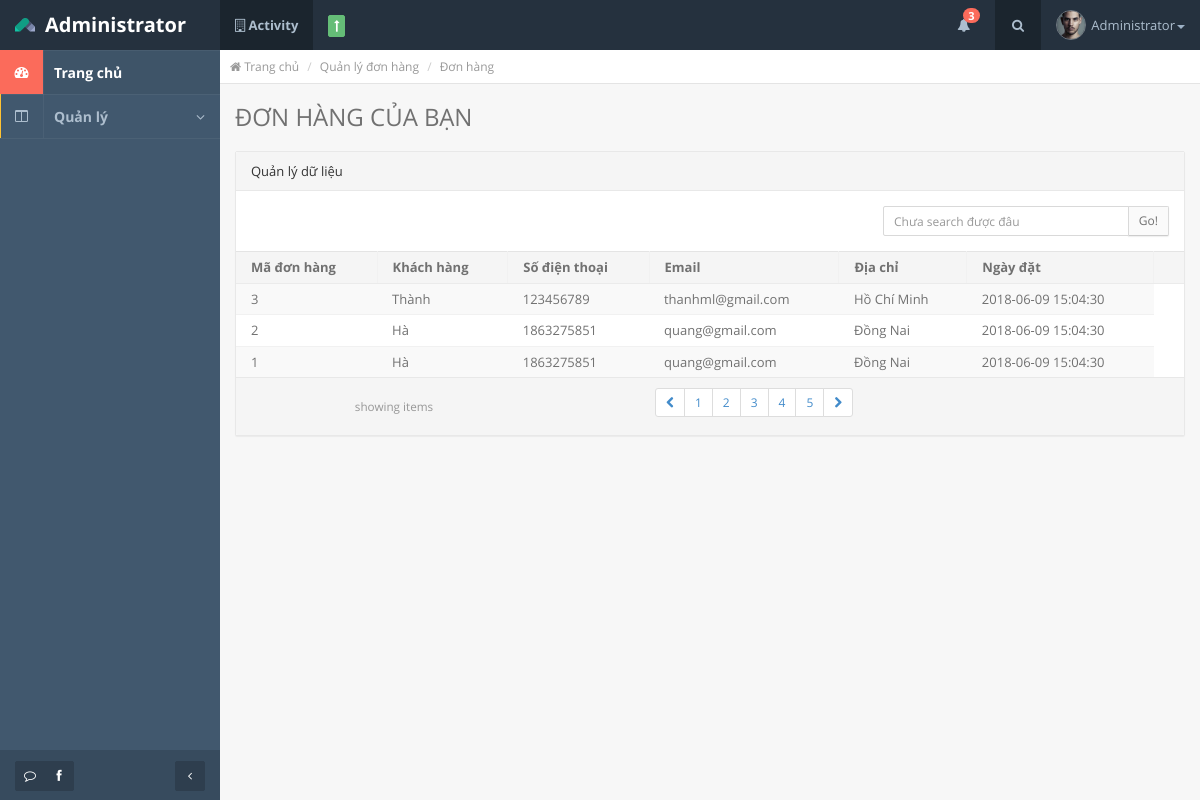
/doghome3/index.php/sanpham/donhangadmin, run on the app's committed database.
### tables this page shows
CREATE TABLE `bill_demo` (
  `BILLDM_ID` int(11) NOT NULL,
  `BILLDM_CUSNAME` varchar(200) NOT NULL,
  `BILLDM_CUSPHONE` int(11) NOT NULL,
  `BILLDM_CUSEMAIL` varchar(200) NOT NULL,
  `BILLDM_CUSADRESS` varchar(255) NOT NULL,
  `BILLDM_DATE` timestamp NOT NULL DEFAULT CURRENT_TIMESTAMP
);

### doghome3/application/controllers/sanpham.php (called while the page is built, shortened)
<?php
class Sanpham extends CI_Controller {
	public function donhangadmin()
	{
		$this->load->model('model_sanpham');
		$databill = $this->model_sanpham->getdhadmin_sql();
		$databill = array('mangsp' => $databill);
		$this->load->view('donhang_admin',$databill);
	}
}

### doghome3/index.php (called while the page is built, shortened)
<?php
require_once BASEPATH.'core/CodeIgniter.php';

### doghome3/application/models/model_sanpham.php (called while the page is built, shortened)
<?php if ( ! defined('BASEPATH')) exit('No direct script access allowed');
class Model_sanpham extends CI_Model {
	public function getdhadmin_sql()
	{
		$this->db->select('*');
		$this->db->ORDER_BY('BILLDM_ID DESC');
		$data = $this->db->get('bill_demo');
		$data = $data->result_array();
		return $data;
	}
}

### doghome3/application/views/donhang_admin.php (the view, shortened to what this page needs)
<!DOCTYPE html>
<html lang="en" class="app">
<head>
  <link rel="stylesheet" href="<?= base_url() ?>css/bootstrap.css" type="text/css" />
  <link rel="stylesheet" href="<?= base_url() ?>css/animate.css" type="text/css" />
  <link rel="stylesheet" href="<?= base_url() ?>css/font-awesome.min.css" type="text/css" />
  <link rel="stylesheet" href="<?= base_url() ?>css/font.css" type="text/css" />
  <link rel="stylesheet" href="<?= base_url() ?>js/datatables/datatables.css" type="text/css"/>
  <link rel="stylesheet" href="<?= base_url() ?>css/app.css" type="text/css" />
</head>
<body>
  <section class="vbox">
    <?php
      include('include/header.php');
    ?>
    <section>
      <section class="hbox stretch">
        <?php
          include('include/siderbar.php');
        ?>
        <section id="content">
          <section class="vbox">
            <section class="scrollable padder">
              <ul class="breadcrumb no-border no-radius b-b b-light pull-in">
                <li><a href="<?= base_url() ?>"><i class="fa fa-home"></i> Trang chủ</a></li>
                <li><a href="#">Quản lý đơn hàng</a></li>
                <li class="active">Đơn hàng</li>
              </ul>
              <div class="m-b-md">
                <h3 class="m-b-none">ĐƠN HÀNG CỦA BẠN</h3>
              </div>
               <section class="panel panel-default">
                <header class="panel-heading">
                  Quản lý dữ liệu
                </header>
                <div class="row wrapper">
                  <div class="col-sm-8">
                  </div>
                  <div class="col-sm-4">
                    <div class="input-group">
                      <input type="text" class="input-sm form-control" placeholder="Chưa search được đâu">
                      <span class="input-group-btn">
                        <button class="btn btn-sm btn-default" type="button">Go!</button>
                      </span>
                    </div>
                  </div>
                </div>
                <div class="table-responsive">
                  <table class="table table-striped b-t b-light">
                    <thead>
                      <tr>
                        <th>Mã đơn hàng</th>
                        <th>Khách hàng</th>
                        <th>Số điện thoại</th>
                        <th>Email</th>
                        <th>Địa chỉ</th>
                        <th>Ngày đặt</th>
                        <th width="30"></th>
                      </tr>
                    </thead>
                    <tbody>
                      <?php foreach ($mangsp as $data): ?>
                      <tr>
                        <td><?= $data['BILLDM_ID'] ?></td>
                        <td><?= $data['BILLDM_CUSNAME'] ?></td>
                        <td><?= $data['BILLDM_CUSPHONE']?></td>
                        <td><?= $data['BILLDM_CUSEMAIL'] ?></td>
                        <td><?= $data['BILLDM_CUSADRESS'] ?></td>
                        <td><?= $data['BILLDM_DATE'] ?></td>
                        <?php endforeach ?>
                    </tbody>
                  </table>
                </div>
                <footer class="panel-footer">
                  <div class="row">
                    <div class="col-sm-4 text-center">
                      <small class="text-muted inline m-t-sm m-b-sm">showing items</small>
                    </div>
                    <div class="col-sm-4 text-right text-center-xs">
                      <ul class="pagination pagination-sm m-t-none m-b-none">
                        <li><a href="#"><i class="fa fa-chevron-left"></i></a></li>
                        <li><a href="#">1</a></li>
                        <li><a href="#">2</a></li>
                        <li><a href="#">3</a></li>
                        <li><a href="#">4</a></li>
                        <li><a href="#">5</a></li>
                        <li><a href="#"><i class="fa fa-chevron-right"></i></a></li>
                      </ul>
                    </div>
                  </div>
                </footer>
              </section>
            </section>
          </section>
        </section>
      </section>
    </section>
  </section>
</body>
</html>

### doghome3/css/app.css (style rules this page uses)
html { background-color: #f7f7f7; overflow-x: hidden; }
body { font-family: "Open Sans", "Helvetica Neue", Helvetica, Arial, sans-serif; font-size: 13px; color: #717171; background-color: transparent; -webkit-font-smoothing: antialiased; }
a { color: #2e3e4e; text-decoration: none; }
.text-muted { color: #979797; }
small { font-size: 90%; }
.breadcrumb { background-color: #fff; border: 1px solid #e8e8e8; padding-left: 10px; font-size: 12px; margin-bottom: 10px; }
.breadcrumb a { color: #999; }
.form-control { border-color: #d9d9d9; border-radius: 2px; }
.form-control, .form-control:focus { -webkit-box-shadow: none; box-shadow: none; }
.panel { border-radius: 2px; }
.panel.panel-default { border-color: #e8e8e8; }
.panel.panel-default > .panel-heading, .panel.panel-default > .panel-footer { border-color: #e8e8e8; }
.panel .table td, .panel .table th { padding: 6px 15px; border-top: 1px solid #f1f1f1; }
.panel .table thead > tr > th { border-bottom: 1px solid #ebebeb; }
.panel .table-striped > tbody > tr:nth-child(odd) > td, .panel .table-striped > tbody > tr:nth-child(odd) > th { background-color: #f9f9f9; }
.panel .table-striped > thead th { background: #f5f5f5; border-right: 1px solid #f1f1f1; }
.panel .table-striped > thead th:last-child { border-right: none; }
.panel-heading { border-radius: 2px 2px 0 0; }
.panel-footer { border-radius: 0 0 2px 2px; }
@media (min-width: 768px) { .app, .app body { width: 100%; height: 100%; overflow: hidden; } }
@media (min-width: 768px) { .app .hbox.stretch { height: 100%; } }
@media (min-width: 768px) { .app .vbox > section, .app .vbox > footer { position: absolute; } }
@media (min-width: 768px) { .hbox { display: table; table-layout: fixed; border-spacing: 0; width: 100%; } }
@media (min-width: 768px) { .hbox > aside, .hbox > section { display: table-cell; vertical-align: top; height: 100%; padding: 0; float: none; } }
@media (min-width: 768px) { .vbox { display: table; border-spacing: 0; position: relative; height: 100%; width: 100%; } }
@media (min-width: 768px) { .vbox > section, .vbox > footer { top: 0; bottom: 0; width: 100%; } }
@media (min-width: 768px) { .vbox > header ~ section { top: 50px; } }
@media (min-width: 768px) { .scrollable { -webkit-overflow-scrolling: touch; } }
.hbox > aside, .hbox > section { padding: 0 !important; }
.scrollable { overflow-x: hidden; overflow-y: auto; }
.btn-default { color: #717171 !important; background-color: #fafafa; border-color: #dadada; border-bottom-color: #ccc; -webkit-box-shadow: 0 1px 1px rgba(90,90,90,0.1); box-shadow: 0 1px 1px rgba(90,90,90,0.1); }
.btn { font-weight: 500; border-radius: 2px; }
.no-border, .no-borders { border-color: transparent; border-width: 0; }
.no-radius { border-radius: 0; }
.inline { display: inline-block !important; }
.wrapper { padding: 15px; }
.padder { padding-left: 15px; padding-right: 15px; }
.pull-in { margin-left: -15px; margin-right: -15px; }
.b-t { border-top: 1px solid #cfcfcf; }
.b-b { border-bottom: 1px solid #cfcfcf; }
.b-light { border-color: #e4e4e4; }
.m-t-none { margin-top: 0; }
.m-t-sm { margin-top: 10px; }
.m-b-none { margin-bottom: 0; }
.m-b-sm { margin-bottom: 10px; }
.m-b-md { margin-bottom: 20px; }

### data on the page
bill_demo: BILLDM_ID "3", BILLDM_CUSNAME "Thành", BILLDM_CUSPHONE "123456789", BILLDM_CUSEMAIL "thanhml@gmail.com", BILLDM_CUSADRESS "Hồ Chí Minh", BILLDM_DATE "2018-06-09 15:04:30"
bill_demo: BILLDM_ID "2", BILLDM_CUSNAME "Hà", BILLDM_CUSPHONE "1863275851", BILLDM_CUSEMAIL "quang@gmail.com", BILLDM_CUSADRESS "Đồng Nai", BILLDM_DATE "2018-06-09 15:04:30"
bill_demo: BILLDM_ID "1", BILLDM_CUSNAME "Hà", BILLDM_CUSPHONE "1863275851", BILLDM_CUSEMAIL "quang@gmail.com", BILLDM_CUSADRESS "Đồng Nai", BILLDM_DATE "2018-06-09 15:04:30"
